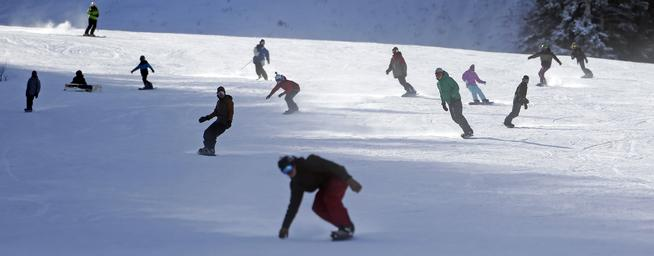
#> input picture vezbe/v1-cv-basics/images/snowboarders.jpg, 654 x 256 px, found by its file name
$ jupyter execute snowboarders.ipynb   (shell and % lines are left out)   (older library calls are emulated)
#> lines starting #> are read from the running program, lines starting #| are printed output that depends on the picture; after the words box and inside, x2 and y2 are one past the last pixel; in counts of white or black regions, pixels touching at a corner belong together
[cell 1]
import matplotlib.pyplot as plt  # za prikaz slika, grafika, itd.
# %matplotlib inline je komanda za prikaz slika i grafika unutar notebook-a (ne koristiti u običnim skriptama!!!)

import numpy as np
from skimage.io import imread

img = imread('images/snowboarders.jpg')  # img je Numpy array
#> img is the input picture: shape (256, 654, 3); mean R, G, B 144.5, 153.9, 177.3
plt.imshow(img)

[cell 2]
from skimage.color import rgb2gray
img_gray = rgb2gray(img)
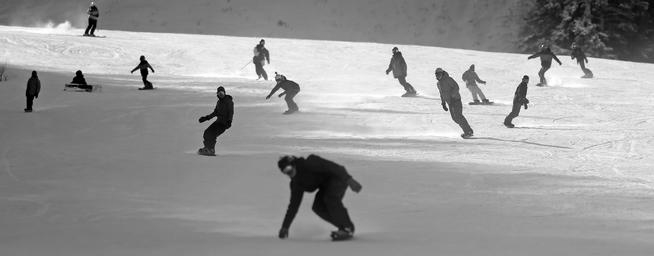
#> img_gray: shape (256, 654) float64; min 0, max 1, mean 0.602
plt.imshow(img_gray, 'gray')

[cell 3]
from skimage.filters import threshold_adaptive, threshold_yen

thresh = threshold_yen(img_gray)
#> thresh = 0.412
img_tr = img_gray <= thresh
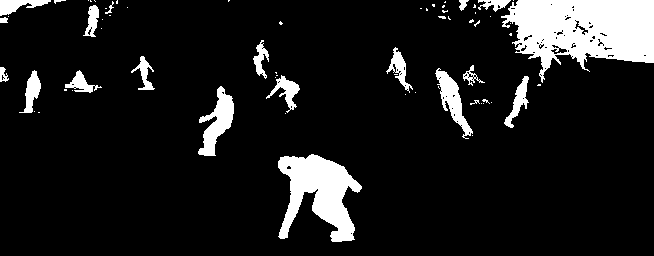
#> img_tr: shape (256, 654) bool; 10.9% white; 67 white regions (46 under 20 px), largest, box (x1, y1, x2, y2) and area: (501, 0, 654, 83) 8089, (278, 154, 362, 242) 4034, (198, 86, 234, 156) 1154

plt.imshow(img_tr, 'gray')

[cell 4]
from skimage.morphology import opening, closing, binary_opening
from skimage.morphology import square, diamond, disk
from skimage.morphology import erosion

str_elem = disk(2)
img_tr_open = opening(img_tr, selem=str_elem)
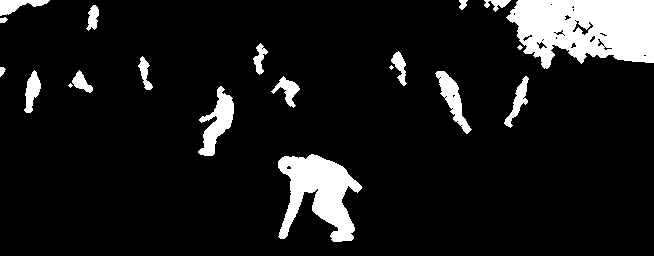
#> img_tr_open: shape (256, 654) bool; 10% white; 20 white regions (3 under 20 px), largest, box (x1, y1, x2, y2) and area: (506, 0, 654, 69) 7658, (278, 154, 362, 242) 4012, (198, 86, 234, 156) 1137
plt.imshow(img_tr_open, 'gray')

[cell 5]
img_tr_close = closing(img_tr, selem=str_elem)
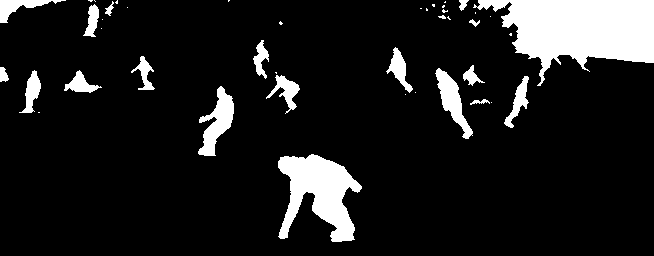
#> img_tr_close: shape (256, 654) bool; 11.5% white; 43 white regions (23 under 20 px)
plt.imshow(img_tr_close, 'gray')

[cell 6]
from skimage.measure import label  # implementacija connected-components labelling postupka
from skimage.measure import regionprops

labeled_img = label(img_tr_close,8)  # rezultat je slika sa obeleženim regionima
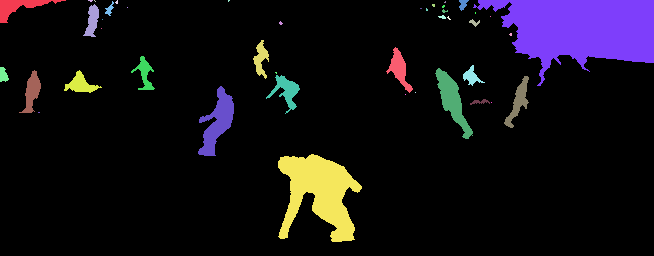
#> labeled_img: shape (256, 654) int32; 44 distinct labels, from 0 to 43; one colour per label, 0 black
regions = regionprops(labeled_img)
#> regions = 43 regions; largest, box (x1, y1, x2, y2) and area: (473, 0, 654, 86) 8815, (278, 154, 362, 242) 4074, (198, 86, 234, 156) 1171, (435, 68, 473, 139) 983, (0, 0, 66, 23) 532

[cell 7]
def draw_regions(regs, img_size):
    img_r = np.ndarray((img_size[0], img_size[1]), dtype='float32')
    for reg in regs:
        coords = reg.coords  # coords vraca koordinate svih tacaka regiona
        for coord in coords:
            if coord[0] < 50 and coord[1] < 70:
                img_r[coord[0], coord[1]] = 0;
            else:
                img_r[coord[0], coord[1]] = 1.
    return img_r

[cell 8]
areas = []
for region in regions:
    x = region.area
    if x > 100 and x < 6000:
        areas.append(region)
#> this loop made 43 passes
#> x on passes 1 to 12: 532, 7, 2, 8, 3, 66, 8815, 59, 3, 296, 8, 7
#> after the loop, areas = 13 regions; largest, box (x1, y1, x2, y2) and area: (278, 154, 362, 242) 4074, (198, 86, 234, 156) 1171, (435, 68, 473, 139) 983, (0, 0, 66, 23) 532, (266, 75, 300, 114) 478

[cell 9]
final_img = draw_regions(areas, img_tr_close.shape);
#> the loop in draw_regions, `for reg in regs:` made 13 passes
#> after the loop in draw_regions, `for reg in regs:`:
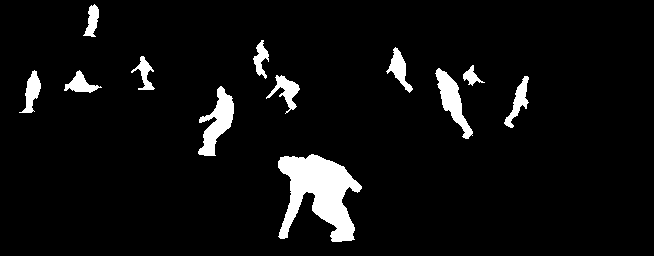
#> img_r: shape (256, 654) float32; min 0, max 1, mean 0.0569
plt.imshow(final_img, 'gray')

labeled_img = label(final_img)  # rezultat je slika sa obeleženim regionima
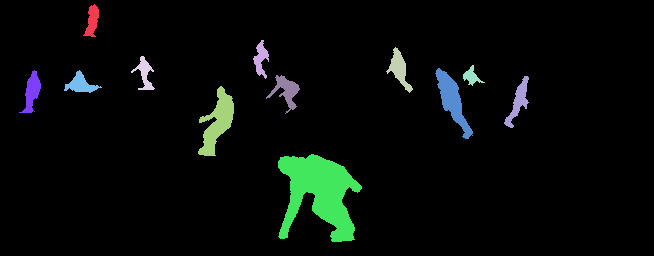
#> labeled_img: shape (256, 654) int64; 13 distinct labels, from 0 to 12; one colour per label, 0 black
snowboarders = regionprops(labeled_img)
#> snowboarders = 12 regions; largest, box (x1, y1, x2, y2) and area: (278, 154, 362, 242) 4074, (198, 86, 234, 156) 1171, (435, 68, 473, 139) 983, (266, 75, 300, 114) 478, (504, 76, 529, 128) 459
print('Ukupan broj regiona: {}'.format(len(snowboarders)))
#| Ukupan broj regiona: 12

$ run again, with vezbe/v1-cv-basics/images/bulbs.jpg copied over vezbe/v1-cv-basics/images/snowboarders.jpg
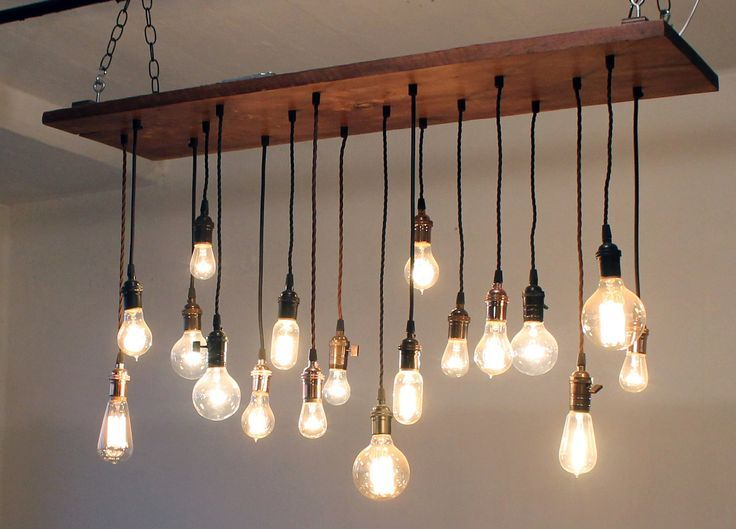
#> input picture vezbe/v1-cv-basics/images/bulbs.jpg, 736 x 529 px, found by its file name
#> img is the input picture: shape (529, 736, 3); mean R, G, B 137.8, 117.8, 103.3
#> thresh = 0.361
#> img_tr: shape (529, 736) bool; 19.1% white; 153 white regions (137 under 20 px), largest, box (x1, y1, x2, y2) and area: (0, 0, 719, 388) 69710, (0, 0, 114, 26) 1323, (398, 282, 418, 369) 632
#> img_tr_open: shape (529, 736) bool; 15.9% white; 42 white regions (7 under 20 px), largest, box (x1, y1, x2, y2) and area: (42, 9, 719, 162) 43670, (0, 128, 153, 229) 9563, (0, 0, 109, 26) 1273
#> img_tr_close: shape (529, 736) bool; 19.9% white; 57 white regions (47 under 20 px)
#> `labeled_img = label(img_tr_close,8)`:
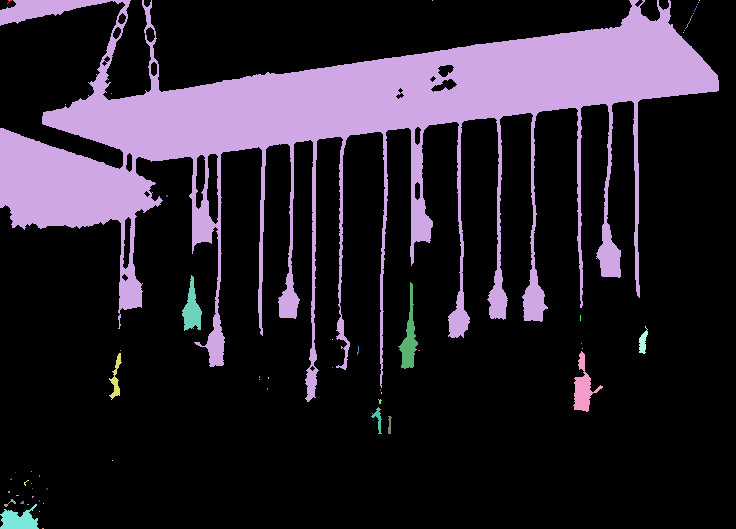
#> labeled_img: shape (529, 736) int32; 58 distinct labels, from 0 to 57; one colour per label, 0 black
#> regions = 57 regions; largest, box (x1, y1, x2, y2) and area: (0, 0, 719, 402) 74417, (573, 351, 603, 412) 692, (398, 282, 418, 369) 666, (0, 504, 39, 529) 590, (182, 275, 202, 331) 585
#> the loop `for region in regions:` made 57 passes
#> x on passes 1 to 8: 7, 74417, 1, 1, 1, 1, 6, 1
#> after the loop `for region in regions:`: areas = 7 regions; box (x1, y1, x2, y2) and area: (573, 351, 603, 412) 692, (398, 282, 418, 369) 666, (0, 504, 39, 529) 590, (182, 275, 202, 331) 585, (109, 353, 122, 400) 219, (639, 326, 648, 354) 141, (371, 407, 382, 434) 104
#> the loop in draw_regions, `for reg in regs:` made 7 passes
#> after the loop in draw_regions, `for reg in regs:`:
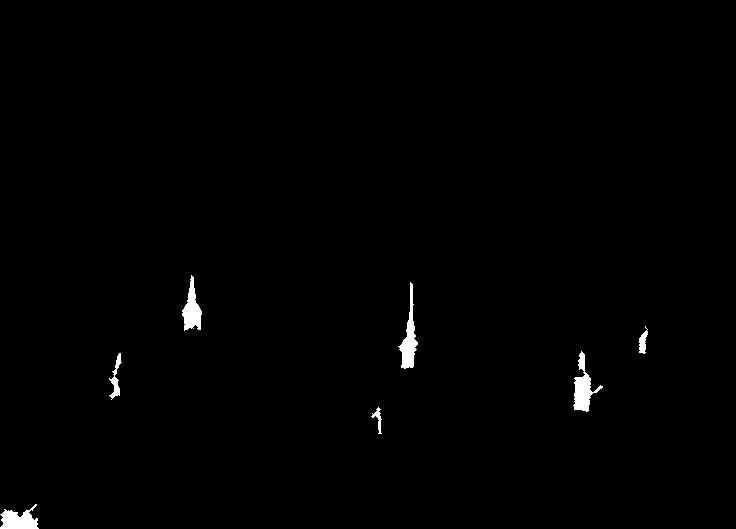
#> img_r: shape (529, 736) float32; min 0, max 1, mean 0.0077
#> snowboarders has the same summary as areas
#| Ukupan broj regiona: 7
